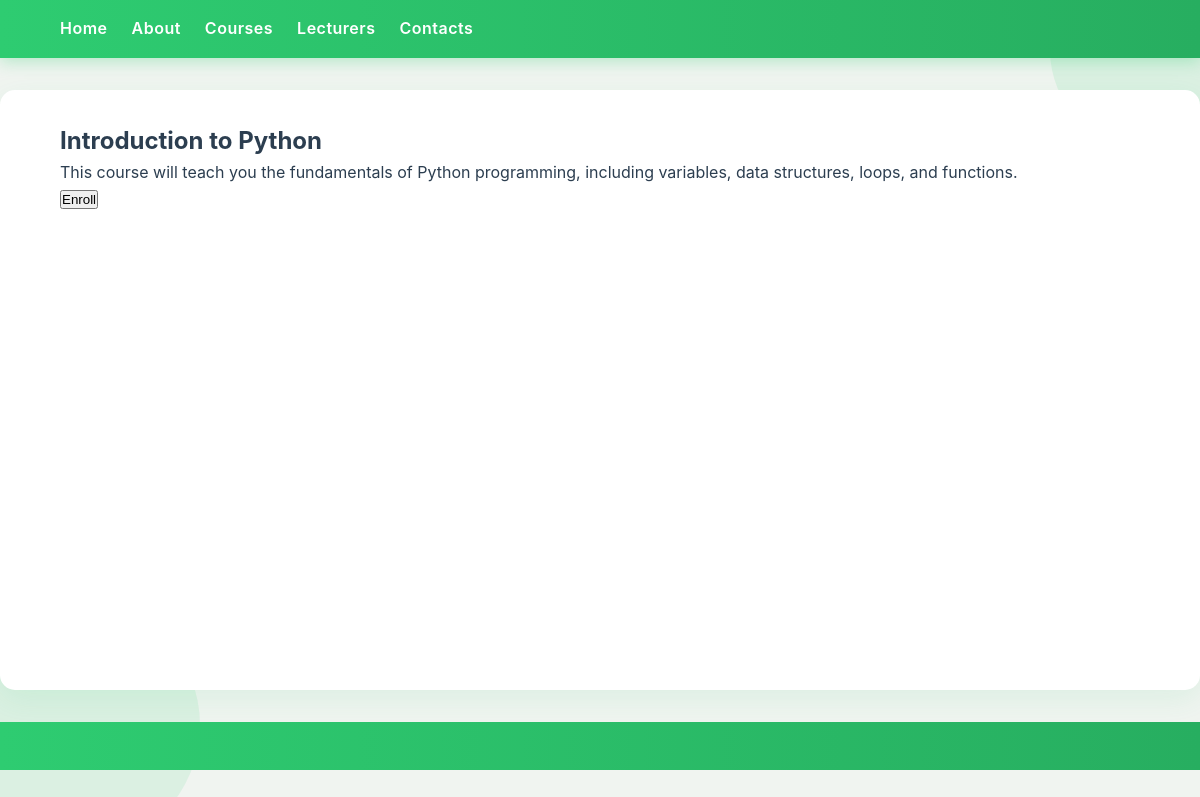
Page /myapp/course/3/ on the committed database.
### myapp/models.py (models this page shows, shortened)
class Course(models.Model):
    title = models.CharField(max_length=100)
    description = models.TextField()
    instructor = models.ForeignKey(User, on_delete=models.CASCADE, default=1)  # Instructor as a User (Lecturer)
    created_at = models.DateTimeField(auto_now_add=True)
    credits = models.IntegerField()  # Add the 'credits' field here

### myapp/views.py (the view)
# urls.py: path('course/<int:course_id>/', views.course_detail, name='course_detail'),  # Course detail page
def course_detail(request, course_id):
    course = get_object_or_404(Course, id=course_id)
    return render(request, 'course_detail.html', {'course': course})

### myapp/templates/course_detail.html (shortened to what this page needs)
{% extends "base_generic.html" %}
{% block content %}
<div class="container">
    <h2>{{ course.title }}</h2>
    <p>{{ course.description }}</p>
    {% if is_enrolled %}
        <form action="{% url 'unenroll' course.id %}" method="post">
            {% csrf_token %}
            <button type="submit" class="btn btn-danger">Unenroll</button>
        </form>
    {% else %}
        <form action="{% url 'enroll' course.id %}" method="post">
            <button type="submit" class="btn btn-primary">Enroll</button>
        </form>
    {% endif %}
</div>
{% endblock %}

### myapp/static/styles.css (style rules this page uses)
:root { --primary-color: #2ECC71; --secondary-color: #27AE60; --accent-color: #1ABC9C; --background-light: #F0F4F0; --text-dark: #2C3E50; --gradient-start: #2ECC71; --gradient-end: #27AE60; }
* { margin: 0; padding: 0; box-sizing: border-box; scroll-behavior: smooth; }
body { font-family: 'Poppins', 'Inter', -apple-system, BlinkMacSystemFont, 'Segoe UI', Roboto, Oxygen, Ubuntu, Cantarell, 'Open Sans', 'Helvetica Neue', sans-serif; line-height: 1.6; background-color: var(--background-light); color: var(--text-dark); }
body::before, body::after { content: ''; position: fixed; background: rgba(46, 204, 113, 0.1); z-index: -1; }
body::before { top: -50px; right: -50px; width: 200px; height: 200px; border-radius: 50%; }
body::after { bottom: -50px; left: -50px; width: 250px; height: 250px; border-radius: 50%; }

### rows in the picture
Course: title "Introduction to Python", description "This course will teach you the fundamentals of Python programming, including variables, data structures, loops, and functions."
